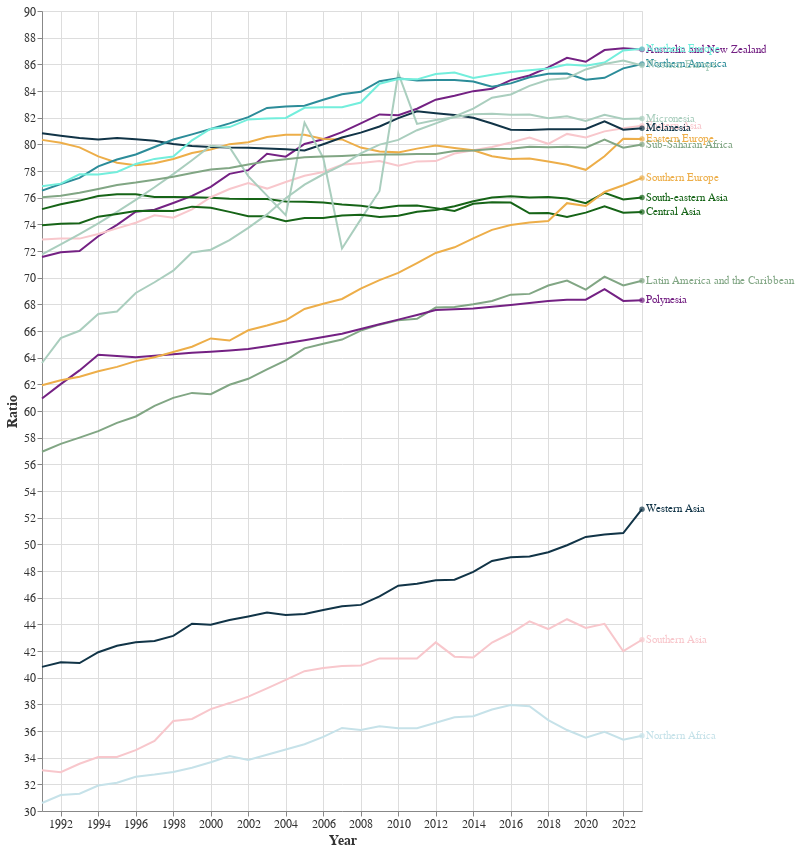

Notebook code cell kept with this figure:
### Code cell
lines_subregion('Ratio of female to male labor force participation rate (%) (modeled ILO estimate)')

### Figure 1 — Vega specification as saved in the notebook (floating-point values rounded to 4 significant figures; data arrays with more than 128 entries replaced by an {"elided": "..."} marker saying what was removed)
{"$schema": "https://vega.github.io/schema/vega/v5.json", "data": [{"name": "source_0", "values": {"elided": "561 records"}, "transform": [{"type": "formula", "expr": "toDate(datum['Year'])", "as": "Year"}]}, {"name": "data_0", "source": "source_0", "transform": [{"type": "aggregate", "groupby": ["Sub-region"], "fields": ["Year"], "ops": ["argmax"], "as": ["last_year"]}, {"type": "formula", "expr": "toDate(datum[\"last_year\"] && datum[\"last_year\"][\"Year\"])", "as": "last_year.Year"}, {"type": "formula", "expr": "datum[\"last_year\"] && datum[\"last_year\"][\"Value\"]", "as": "last_year.Value"}, {"type": "filter", "expr": "(isDate(datum[\"last_year.Year\"]) || (isValid(datum[\"last_year.Year\"]) && isFinite(+datum[\"last_year.Year\"]))) && isValid(datum[\"last_year.Value\"]) && isFinite(+datum[\"last_year.Value\"])"}]}, {"name": "source_0_color_domain_Sub-region_0", "values": [{"Sub-region": "Australia and New Zealand"}, {"Sub-region": "Central Asia"}, {"Sub-region": "Eastern Asia"}, {"Sub-region": "Eastern Europe"}, {"Sub-region": "Latin America and the Caribbean"}, {"Sub-region": "Melanesia"}, {"Sub-region": "Micronesia"}, {"Sub-region": "Northern Africa"}, {"Sub-region": "Northern America"}, {"Sub-region": "Northern Europe"}, {"Sub-region": "Polynesia"}, {"Sub-region": "South-eastern Asia"}, {"Sub-region": "Southern Asia"}, {"Sub-region": "Southern Europe"}, {"Sub-region": "Sub-Saharan Africa"}, {"Sub-region": "Western Asia"}, {"Sub-region": "Western Europe"}]}, {"name": "data_0_color_domain_Sub-region_1", "source": "data_0", "transform": [{"type": "aggregate", "groupby": ["Sub-region"], "fields": [], "ops": [], "as": []}, {"type": "formula", "expr": "datum['Sub-region']", "as": "sort_field"}, {"type": "project", "fields": ["Sub-region"]}]}], "marks": [{"type": "group", "name": "layer_0_pathgroup", "from": {"facet": {"data": "source_0", "name": "faceted_path_layer_0_main", "groupby": ["Sub-region"]}}, "encode": {"update": {"width": {"field": {"signal": null, "datum": null, "group": "width", "parent": null}}, "height": {"field": {"signal": null, "datum": null, "group": "height", "parent": null}}}}, "marks": [{"type": "line", "name": "layer_0_marks", "from": {"data": "faceted_path_layer_0_main"}, "sort": {"field": "x"}, "encode": {"update": {"defined": {"signal": "isValid(datum[\"Year\"]) && isFinite(+datum[\"Year\"]) && isValid(datum[\"Value\"]) && isFinite(+datum[\"Value\"])"}, "stroke": {"field": "Sub-region", "scale": "color"}, "x": {"field": "Year", "scale": "x"}, "y": {"field": "Value", "scale": "y"}}}, "style": ["line"]}]}, {"type": "symbol", "name": "layer_1_marks", "from": {"data": "data_0"}, "encode": {"update": {"shape": {"value": "circle"}, "y": {"field": "last_year\\.Value", "scale": "y"}, "opacity": {"value": 0.7}, "fill": {"field": "Sub-region", "scale": "color"}, "x": {"field": "last_year\\.Year", "scale": "x"}}}, "style": ["circle"]}, {"type": "text", "name": "layer_2_marks", "from": {"data": "data_0"}, "encode": {"update": {"dx": {"value": 4}, "text": {"signal": "isValid(datum[\"Sub-region\"]) ? datum[\"Sub-region\"] : \"\"+datum[\"Sub-region\"]"}, "fill": {"field": "Sub-region", "scale": "color"}, "x": {"field": "last_year\\.Year", "scale": "x"}, "y": {"field": "last_year\\.Value", "scale": "y"}, "align": {"value": "left"}, "baseline": {"value": "middle"}}}, "style": ["text"]}], "scales": [{"name": "x", "type": "time", "domain": {"fields": [{"data": "source_0", "field": "Year"}, {"data": "data_0", "field": "last_year\\.Year"}]}, "range": [0, {"signal": "width"}]}, {"name": "y", "type": "linear", "domain": [30, 90], "range": [{"signal": "height"}, 0], "zero": false}, {"name": "color", "type": "ordinal", "domain": {"fields": [{"data": "source_0_color_domain_Sub-region_0", "field": "Sub-region"}, {"data": "data_0_color_domain_Sub-region_1", "field": "Sub-region"}], "sort": true}, "range": "category"}], "axes": [{"scale": "x", "grid": true, "gridScale": "y", "zindex": 0, "ticks": false, "aria": false, "tickCount": {"signal": "ceil(width/40)"}, "domain": false, "labels": false, "maxExtent": 0, "minExtent": 0, "orient": "bottom"}, {"scale": "y", "zindex": 0, "grid": true, "aria": false, "minExtent": 0, "tickCount": {"signal": "ceil(height/40)"}, "orient": "left", "gridScale": "x", "labels": false, "ticks": false, "domain": false, "maxExtent": 0}, {"scale": "x", "grid": false, "orient": "bottom", "title": "Year", "labelOverlap": true, "tickCount": {"signal": "ceil(width/40)"}, "zindex": 0, "labelFlush": true}, {"scale": "y", "tickCount": {"signal": "ceil(height/40)"}, "zindex": 0, "labelOverlap": true, "title": "Ratio", "orient": "left", "grid": false}], "width": 600, "background": "white", "height": 800, "padding": 5, "style": "cell", "config": {"range": {"category": ["#742183", "#166417", "#f8c7cc", "#edae49", "#81a684", "#113447", "#AACEBE", "#c6e2e9", "#2c8c99", "#73eedc"], "diverging": {"scheme": "purplegreen"}, "heatmap": {"scheme": "purplegreen"}, "ordinal": ["#166417", "#742183"]}, "axis": {"labelFontSize": 12, "titleFontSize": 14, "labelFont": "Arial", "titleFont": "Arial", "labelColor": "#333333", "titleColor": "#333333"}, "legend": {"labelFontSize": 10, "titleFontSize": 12, "labelFont": "Arial", "titleFont": "Arial"}, "style": {"cell": {"width": 600, "height": 400}, "group-title": {"fontSize": 16, "font": "Helvetica", "fill": "#333333"}}}}
